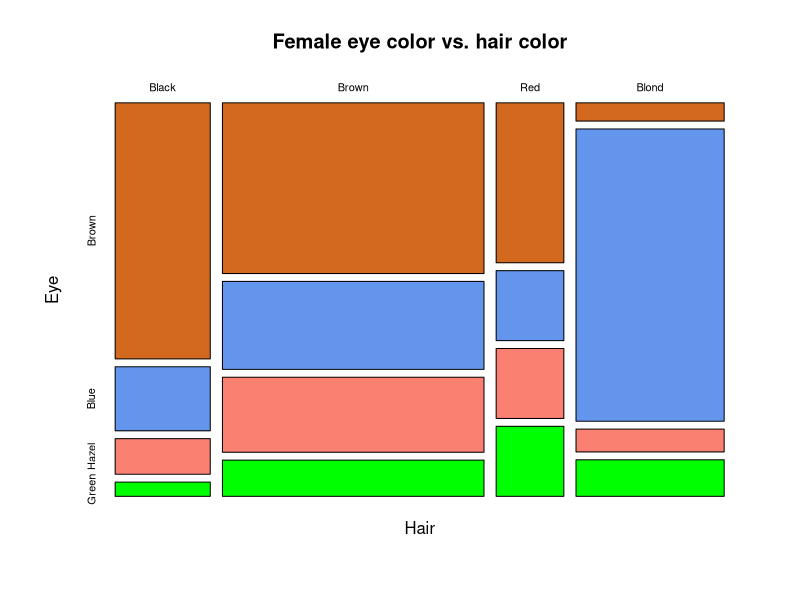

Here is the R script that generated this plot:
mosaicplot(HairEyeColor[,, "Female"], col = c("chocolate", "cornflowerblue", "salmon", "green"), main = "Female eye color vs. hair color")
chisq.test(HairEyeColor[,, "Female"], simulate.p.value = TRUE)

